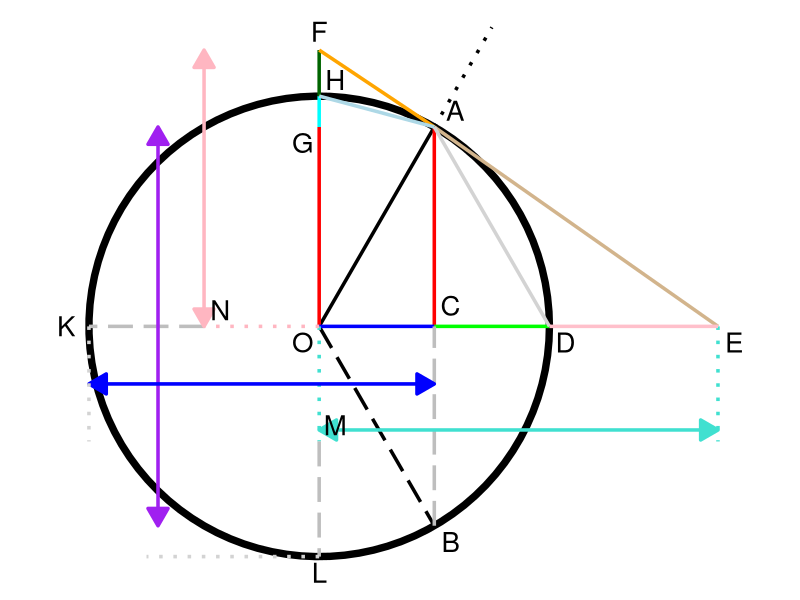

This chart was generated by the following R code:
library(ggplot2)

# Set theta value
theta <- pi / 3

# Circle data
circle_data <- data.frame(
  x = cos(seq(0, 2 * pi, length.out = 100)),
  y = sin(seq(0, 2 * pi, length.out = 100))
)

# Coordinates
x_theta <- cos(theta)
y_theta <- sin(theta)

O <- c(0, 0)
A <- c(x_theta, y_theta)
A_extra <- c(1.5 * x_theta, 1.5 * y_theta)
B <- c(x_theta, -y_theta)
C <- c(x_theta, 0)
D <- c(1, 0)
E <- c(tan(theta), 0)
F <- c(0, 1.2)
G <- c(0, y_theta)
H <- c(0, 1)
K <- c(-1, 0)
L <- c(0, -1)
M <- c(0, -0.5)
N <- c(-0.5, 0)

plot <- ggplot() +
  
  # Circle
  geom_path(data = circle_data, aes(x = x, y = y), colour = "black", size = 2.5) +
  
  # Theta line (O to A)
  geom_segment(aes(x = O[1], y = O[2], xend = A[1], yend = A[2]), colour = "black", size = 1.2) +
  
  # Dotted theta extra line (A to A_extra)
  geom_segment(aes(x = A[1], y = A[2], xend = A_extra[1], yend = A_extra[2]), colour = "black", linetype = "dotted", size = 1.2) +
  
  # Mirror theta line (O to B)
  geom_segment(aes(x = O[1], y = O[2], xend = B[1], yend = B[2]), colour = "black", linetype = "longdash", size = 1.2) +
  
  # Red vertical lines (A to C and O to G)
  geom_segment(aes(x = A[1], y = A[2], xend = C[1], yend = C[2]), colour = "red", size = 1.2) +
  geom_segment(aes(x = O[1], y = O[2], xend = G[1], yend = G[2]), colour = "red", size = 1.2) +
  
  # Blue cos line (O to C)
  geom_segment(aes(x = O[1], y = O[2], xend = C[1], yend = C[2]), colour = "blue", size = 1.2) +
  
  # Green versin line (C to D)
  geom_segment(aes(x = C[1], y = C[2], xend = D[1], yend = D[2]), colour = "green", size = 1.2) +
  
  # Cyan coversin line (G to H)
  geom_segment(aes(x = G[1], y = G[2], xend = H[1], yend = H[2]), colour = "cyan", size = 1.2) +
  
  # Dark green exsec line (H to F)
  geom_segment(aes(x = H[1], y = H[2], xend = F[1], yend = F[2]), colour = "darkgreen", size = 1.2) +
  
  # OL line (O to L)
  geom_segment(aes(x = O[1], y = O[2], xend = M[1], yend = M[2]), colour = "turquoise", linetype = "dotted", size = 1.2) +
  geom_segment(aes(x = M[1], y = M[2], xend = L[1], yend = L[2]), colour = "gray", linetype = "longdash", size = 1.2) +
  
  # OK line (O to K)
  geom_segment(aes(x = O[1], y = O[2], xend = N[1], yend = N[2]), colour = "lightpink", linetype = "dotted", size = 1.2) +
  geom_segment(aes(x = N[1], y = N[2], xend = K[1], yend = K[2]), colour = "gray", linetype = "longdash", size = 1.2) + 
  
  # CB line (B to C)
  geom_segment(aes(x = B[1], y = B[2], xend = C[1], yend = C[2]), colour = "gray", linetype = "longdash", size = 1.2) +
  
  # Orange cotangent line (F to A)
  geom_segment(aes(x = F[1], y = F[2], xend = A[1], yend = A[2]), colour = "orange", size = 1.2) +
  
  # Tan tangent line (E to A)
  geom_segment(aes(x = E[1], y = E[2], xend = A[1], yend = A[2]), colour = "tan", size = 1.2) +
  
  # Light pink exsec line (F to K) with arrows
  geom_segment(aes(x = -0.5, y = F[2], xend = -0.5, yend = 0), colour = "lightpink", size = 1.2,
               arrow = arrow(type = "closed", ends = "both", length = unit(0.2, "inches"))) +
  
  # Purple covercos line
  geom_segment(aes(x = -0.7, y = A[2], xend = -0.7, yend = B[2]), colour = "purple", size = 1.2,
               arrow = arrow(type = "closed", ends = "both", length = unit(0.2, "inches"))) +
  
  # Blue vercos line
  geom_segment(aes(x = K[1], y = K[2] - 0.25, xend = C[1], yend = C[2] - 0.25), colour = "blue", size = 1.2,
               arrow = arrow(type = "closed", ends = "both", length = unit(0.2, "inches"))) +
  
  # Turquoise sec line
  geom_segment(aes(x = M[1], y = M[2] + 0.05, xend = E[1], yend = M[2] + 0.05), colour = "turquoise", size = 1.2,
               arrow = arrow(type = "closed", ends = "both", length = unit(0.2, "inches"))) +
  
  # Secant label line on the right
  geom_segment(aes(x = E[1], y = E[2], xend = E[1], yend = M[2]), colour = "turquoise", linetype = "dotted", size = 1.2) +
  
  # Light gray crd line
  geom_segment(aes(x = A[1], y = A[2], xend = D[1], yend = D[2]), colour = "lightgray", size = 1.2) +
  
  # Light blue A to H line
  geom_segment(aes(x = A[1], y = A[2], xend = H[1], yend = H[2]), colour = "lightblue", size = 1.2) +
  
  # Pink csc line
  geom_segment(aes(x = D[1], y = D[2], xend = E[1], yend = E[2]), colour = "pink", size = 1.2) +
  
  # Light gray dotted extra line 
  geom_segment(aes(x = K[1], y = K[2], xend = K[1], yend = K[2] - 0.5), colour = "lightgray", linetype = "dotted", size = 1.2) +
  geom_segment(aes(x = L[1], y = L[2], xend = L[1]- 0.75, yend = L[2]), colour = "lightgray", linetype = "dotted", size = 1.2) +
  
  
  # Add labels to each coordinate
  geom_text(aes(x = O[1] - 0.07, y = O[2] - 0.07, label = "O"), colour = "black", size = 7) +
  geom_text(aes(x = A[1] + 0.09, y = A[2] + 0.07, label = "A"), colour = "black", size = 7) +
  geom_text(aes(x = B[1] + 0.07, y = B[2] - 0.07, label = "B"), colour = "black", size = 7) +
  geom_text(aes(x = C[1] + 0.07, y = C[2] + 0.09, label = "C"), colour = "black", size = 7) +
  geom_text(aes(x = D[1] + 0.07, y = D[2] - 0.07, label = "D"), colour = "black", size = 7) +
  geom_text(aes(x = E[1] + 0.07, y = E[2] - 0.07, label = "E"), colour = "black", size = 7) +
  geom_text(aes(x = F[1] + 0.00, y = F[2] + 0.08, label = "F"), colour = "black", size = 7) +
  geom_text(aes(x = G[1] - 0.07, y = G[2] - 0.07, label = "G"), colour = "black", size = 7) +
  geom_text(aes(x = H[1] + 0.07, y = H[2] + 0.07, label = "H"), colour = "black", size = 7) +
  geom_text(aes(x = K[1] - 0.10, y = K[2] + 0.00, label = "K"), colour = "black", size = 7) +
  geom_text(aes(x = L[1] + 0.00, y = L[2] - 0.07, label = "L"), colour = "black", size = 7) +
  geom_text(aes(x = M[1] + 0.07, y = M[2] + 0.07, label = "M"), colour = "black", size = 7) +
  geom_text(aes(x = N[1] + 0.07, y = N[2] + 0.07, label = "N"), colour = "black", size = 7) +
  
  coord_fixed() +
  theme_void()

print(plot)
